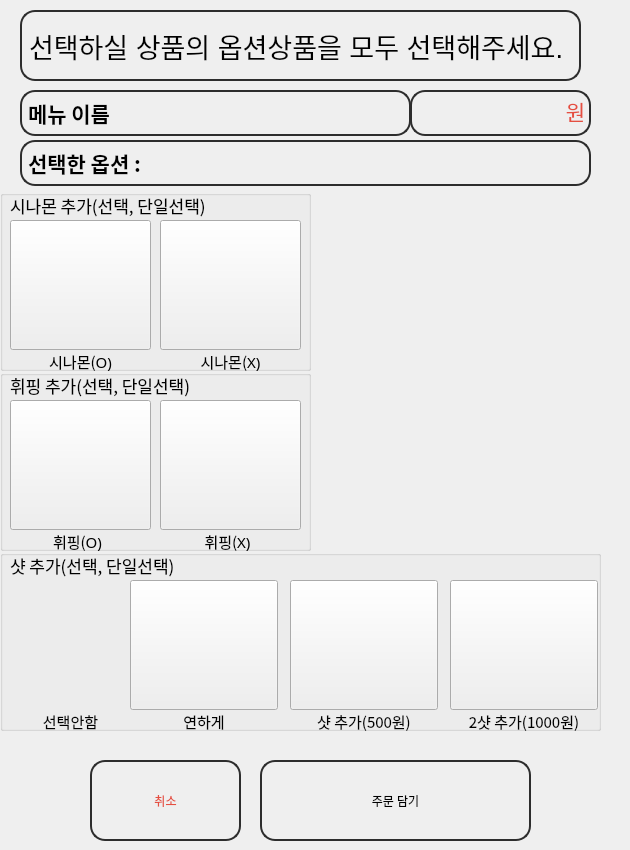
   <widget class="QWidget" name="page_8">
    <widget class="QLabel" name="label">
     <property name="geometry">
      <rect>
       <x>20</x>
       <y>10</y>
       <width>561</width>
       <height>71</height>
      </rect>
     </property>
     <property name="font">
      <font>
       <pointsize>20</pointsize>
      </font>
     </property>
     <property name="styleSheet">
      <string notr="true">border-radius:15px;
border: 2px solid rgb(45, 45, 45);
</string>
     </property>
     <property name="text">
      <string>선택하실 상품의 옵션상품을 모두 선택해주세요.</string>
     </property>
    </widget>
    <widget class="QLabel" name="menu_name_label">
     <property name="geometry">
      <rect>
       <x>20</x>
       <y>90</y>
       <width>391</width>
       <height>46</height>
      </rect>
     </property>
     <property name="minimumSize">
      <size>
       <width>0</width>
       <height>46</height>
      </size>
     </property>
     <property name="maximumSize">
      <size>
       <width>16777215</width>
       <height>46</height>
      </size>
     </property>
     <property name="font">
      <font>
       <family>Pretendard SemiBold</family>
       <pointsize>16</pointsize>
       <weight>75</weight>
       <bold>true</bold>
      </font>
     </property>
     <property name="styleSheet">
      <string notr="true">border-radius:15px;
border: 2px solid rgb(45, 45, 45);
</string>
     </property>
     <property name="text">
      <string>메뉴 이름</string>
     </property>
    </widget>
    <widget class="QLabel" name="menu_price_label">
     <property name="geometry">
      <rect>
       <x>410</x>
       <y>90</y>
       <width>181</width>
       <height>46</height>
      </rect>
     </property>
     <property name="maximumSize">
      <size>
       <width>16777215</width>
       <height>46</height>
      </size>
     </property>
     <property name="font">
      <font>
       <family>Pretendard SemiBold</family>
       <pointsize>16</pointsize>
       <weight>75</weight>
       <bold>true</bold>
      </font>
     </property>
     <property name="styleSheet">
      <string notr="true">border-radius:15px;
border: 2px solid rgb(45, 45, 45);

color:rgb(229, 79, 65);</string>
     </property>
     <property name="text">
      <string/>
     </property>
     <property name="alignment">
      <set>Qt::AlignCenter</set>
     </property>
    </widget>
    <widget class="QLabel" name="option_1_title">
     <property name="geometry">
      <rect>
       <x>10</x>
       <y>190</y>
       <width>211</width>
       <height>30</height>
      </rect>
     </property>
     <property name="minimumSize">
      <size>
       <width>0</width>
       <height>0</height>
      </size>
     </property>
     <property name="maximumSize">
      <size>
       <width>16777215</width>
       <height>30</height>
      </size>
     </property>
     <property name="font">
      <font>
       <family>Pretendard Medium</family>
       <pointsize>13</pointsize>
      </font>
     </property>
     <property name="styleSheet">
      <string notr="true">background-color: rgb(252, 8, 8, 0);</string>
     </property>
     <property name="text">
      <string>시나몬 추가(선택, 단일선택)</string>
     </property>
    </widget>
    <widget class="QLabel" name="option_1_label_1">
     <property name="geometry">
      <rect>
       <x>10</x>
       <y>350</y>
       <width>141</width>
       <height>34</height>
      </rect>
     </property>
     <property name="font">
      <font>
       <family>Pretendard Light</family>
       <pointsize>11</pointsize>
      </font>
     </property>
     <property name="styleSheet">
      <string notr="true">background-color: rgb(252, 8, 8, 0);</string>
     </property>
     <property name="text">
      <string>시나몬(O)</string>
     </property>
     <property name="alignment">
      <set>Qt::AlignHCenter|Qt::AlignTop</set>
     </property>
    </widget>
    <widget class="QLabel" name="option_1_label_2">
     <property name="geometry">
      <rect>
       <x>160</x>
       <y>350</y>
       <width>141</width>
       <height>34</height>
      </rect>
     </property>
     <property name="font">
      <font>
       <family>Pretendard Light</family>
       <pointsize>11</pointsize>
      </font>
     </property>
     <property name="styleSheet">
      <string notr="true">background-color: rgb(252, 8, 8, 0);</string>
     </property>
     <property name="text">
      <string>시나몬(X)</string>
     </property>
     <property name="alignment">
      <set>Qt::AlignHCenter|Qt::AlignTop</set>
     </property>
    </widget>
    <widget class="QLabel" name="option_1_label_3">
     <property name="geometry">
      <rect>
       <x>7</x>
       <y>530</y>
       <width>141</width>
       <height>34</height>
      </rect>
     </property>
     <property name="font">
      <font>
       <family>Pretendard Light</family>
       <pointsize>11</pointsize>
      </font>
     </property>
     <property name="styleSheet">
      <string notr="true">background-color: rgb(252, 8, 8, 0);</string>
     </property>
     <property name="text">
      <string>휘핑(O)</string>
     </property>
     <property name="alignment">
      <set>Qt::AlignHCenter|Qt::AlignTop</set>
     </property>
    </widget>
    <widget class="QLabel" name="option_1_label_4">
     <property name="geometry">
      <rect>
       <x>157</x>
       <y>530</y>
       <width>141</width>
       <height>34</height>
      </rect>
     </property>
     <property name="font">
      <font>
       <family>Pretendard Light</family>
       <pointsize>11</pointsize>
      </font>
     </property>
     <property name="styleSheet">
      <string notr="true">background-color: rgb(252, 8, 8, 0);</string>
     </property>
     <property name="text">
      <string>휘핑(X)</string>
     </property>
     <property name="alignment">
      <set>Qt::AlignHCenter|Qt::AlignTop</set>
     </property>
    </widget>
    <widget class="QLabel" name="option_1_label_5">
     <property name="geometry">
      <rect>
       <x>130</x>
       <y>710</y>
       <width>148</width>
       <height>34</height>
      </rect>
     </property>
     <property name="font">
      <font>
       <family>Pretendard Light</family>
       <pointsize>11</pointsize>
      </font>
     </property>
     <property name="styleSheet">
      <string notr="true">background-color: rgb(252, 8, 8, 0);</string>
     </property>
     <property name="text">
      <string>연하게</string>
     </property>
     <property name="alignment">
      <set>Qt::AlignHCenter|Qt::AlignTop</set>
     </property>
    </widget>
    <widget class="QLabel" name="option_1_label_6">
     <property name="geometry">
      <rect>
       <x>0</x>
       <y>710</y>
       <width>141</width>
       <height>34</height>
      </rect>
     </property>
     <property name="font">
      <font>
       <family>Pretendard Light</family>
       <pointsize>11</pointsize>
      </font>
     </property>
     <property name="styleSheet">
      <string notr="true">background-color: rgb(252, 8, 8, 0);</string>
     </property>
     <property name="text">
      <string>선택안함</string>
     </property>
     <property name="alignment">
      <set>Qt::AlignHCenter|Qt::AlignTop</set>
     </property>
    </widget>
    <widget class="QLabel" name="option_1_label_7">
     <property name="geometry">
      <rect>
       <x>290</x>
       <y>710</y>
       <width>148</width>
       <height>34</height>
      </rect>
     </property>
     <property name="font">
      <font>
       <family>Pretendard Light</family>
       <pointsize>11</pointsize>
      </font>
     </property>
     <property name="styleSheet">
      <string notr="true">background-color: rgb(252, 8, 8, 0);</string>
     </property>
     <property name="text">
      <string>샷 추가(500원)</string>
     </property>
     <property name="alignment">
      <set>Qt::AlignHCenter|Qt::AlignTop</set>
     </property>
    </widget>
    <widget class="QLabel" name="option_1_label_8">
     <property name="geometry">
      <rect>
       <x>450</x>
       <y>710</y>
       <width>148</width>
       <height>34</height>
      </rect>
     </property>
     <property name="font">
      <font>
       <family>Pretendard Light</family>
       <pointsize>11</pointsize>
      </font>
     </property>
     <property name="styleSheet">
      <string notr="true">background-color: rgb(252, 8, 8, 0);</string>
     </property>
     <property name="text">
      <string>2샷 추가(1000원)</string>
     </property>
     <property name="alignment">
      <set>Qt::AlignHCenter|Qt::AlignTop</set>
     </property>
    </widget>
    <widget class="QPushButton" name="pushButton_3">
     <property name="geometry">
      <rect>
       <x>260</x>
       <y>760</y>
       <width>271</width>
       <height>81</height>
      </rect>
     </property>
     <property name="styleSheet">
      <string notr="true">border-radius:15px;
border: 2px solid rgb(45, 45, 45);
</string>
     </property>
     <property name="text">
      <string>주문 담기</string>
     </property>
    </widget>
    <widget class="QPushButton" name="pushButton_4">
     <property name="geometry">
      <rect>
       <x>90</x>
       <y>760</y>
       <width>151</width>
       <height>81</height>
      </rect>
     </property>
     <property name="styleSheet">
      <string notr="true">border-radius:15px;
border: 2px solid rgb(45, 45, 45);
color:rgb(229, 79, 65);</string>
     </property>
     <property name="text">
      <string>취소</string>
     </property>
    </widget>
    <widget class="QLabel" name="label_67">
     <property name="geometry">
      <rect>
       <x>530</x>
       <y>80</y>
       <width>91</width>
       <height>61</height>
      </rect>
     </property>
     <property name="font">
      <font>
       <pointsize>16</pointsize>
      </font>
     </property>
     <property name="styleSheet">
      <string notr="true">
color:rgb(229, 79, 65);
background-color: rgb(252, 8, 8, 0);</string>
     </property>
     <property name="text">
      <string>원</string>
     </property>
     <property name="alignment">
      <set>Qt::AlignCenter</set>
     </property>
    </widget>
    <widget class="QLabel" name="label_68">
     <property name="geometry">
      <rect>
       <x>150</x>
       <y>150</y>
       <width>361</width>
       <height>31</height>
      </rect>
     </property>
     <property name="styleSheet">
      <string notr="true">background-color: rgb(252, 8, 8, 0);</string>
     </property>
     <property name="text">
      <string/>
     </property>
    </widget>
    <widget class="QLabel" name="menu_name_label_2">
     <property name="geometry">
      <rect>
       <x>20</x>
       <y>140</y>
       <width>571</width>
       <height>46</height>
      </rect>
     </property>
     <property name="minimumSize">
      <size>
       <width>0</width>
       <height>46</height>
      </size>
     </property>
     <property name="maximumSize">
      <size>
       <width>16777215</width>
       <height>46</height>
      </size>
     </property>
     <property name="font">
      <font>
       <family>Pretendard SemiBold</family>
       <pointsize>16</pointsize>
       <weight>75</weight>
       <bold>true</bold>
      </font>
     </property>
     <property name="styleSheet">
      <string notr="true">border-radius:15px;
border: 2px solid rgb(45, 45, 45);
</string>
     </property>
     <property name="text">
      <string>선택한 옵션 :</string>
     </property>
    </widget>
    <widget class="QGroupBox" name="groupBox">
     <property name="geometry">
      <rect>
       <x>0</x>
       <y>190</y>
       <width>311</width>
       <height>181</height>
      </rect>
     </property>
     <property name="title">
      <string/>
     </property>
     <widget class="QPushButton" name="cinnamon">
      <property name="geometry">
       <rect>
        <x>10</x>
        <y>30</y>
        <width>141</width>
        <height>130</height>
       </rect>
      </property>
      <property name="minimumSize">
       <size>
        <width>0</width>
        <height>130</height>
       </size>
      </property>
      <property name="maximumSize">
       <size>
        <width>16777215</width>
        <height>130</height>
       </size>
      </property>
      <property name="cursor">
       <cursorShape>OpenHandCursor</cursorShape>
      </property>
      <property name="text">
       <string/>
      </property>
      <property name="icon">
       <iconset>
        <normaloff>../../다운로드/cinnamon.jpg</normaloff>../../다운로드/cinnamon.jpg</iconset>
      </property>
      <property name="iconSize">
       <size>
        <width>148</width>
        <height>130</height>
       </size>
      </property>
      <property name="checkable">
       <bool>false</bool>
      </property>
     </widget>
     <widget class="QPushButton" name="cinnamon_n_2">
      <property name="geometry">
       <rect>
        <x>160</x>
        <y>30</y>
        <width>141</width>
        <height>130</height>
       </rect>
      </property>
      <property name="minimumSize">
       <size>
        <width>0</width>
        <height>130</height>
       </size>
      </property>
      <property name="maximumSize">
       <size>
        <width>16777215</width>
        <height>130</height>
       </size>
      </property>
      <property name="cursor">
       <cursorShape>OpenHandCursor</cursorShape>
      </property>
      <property name="text">
       <string/>
      </property>
      <property name="icon">
       <iconset>
        <normaloff>../../다운로드/cinnamon.jpg</normaloff>../../다운로드/cinnamon.jpg</iconset>
      </property>
      <property name="iconSize">
       <size>
        <width>148</width>
        <height>130</height>
       </size>
      </property>
      <property name="checkable">
       <bool>false</bool>
      </property>
     </widget>
    </widget>
    <widget class="QGroupBox" name="groupBox2">
     <property name="geometry">
      <rect>
       <x>0</x>
       <y>370</y>
       <width>311</width>
       <height>181</height>
      </rect>
     </property>
     <property name="title">
      <string/>
     </property>
     <widget class="QPushButton" name="cinnamon_n_3">
      <property name="geometry">
       <rect>
        <x>10</x>
        <y>30</y>
        <width>141</width>
        <height>130</height>
       </rect>
      </property>
      <property name="minimumSize">
       <size>
        <width>0</width>
        <height>130</height>
       </size>
      </property>
      <property name="maximumSize">
       <size>
        <width>16777215</width>
        <height>130</height>
       </size>
      </property>
      <property name="cursor">
       <cursorShape>OpenHandCursor</cursorShape>
      </property>
      <property name="text">
       <string/>
      </property>
      <property name="icon">
       <iconset>
        <normaloff>../../다운로드/Whipped-Cream.jpg</normaloff>../../다운로드/Whipped-Cream.jpg</iconset>
      </property>
      <property name="iconSize">
       <size>
        <width>148</width>
        <height>130</height>
       </size>
      </property>
      <property name="checkable">
       <bool>false</bool>
      </property>
     </widget>
     <widget class="QPushButton" name="cinnamon_n_4">
      <property name="geometry">
       <rect>
        <x>160</x>
        <y>30</y>
        <width>141</width>
        <height>130</height>
       </rect>
      </property>
      <property name="minimumSize">
       <size>
        <width>0</width>
        <height>130</height>
       </size>
      </property>
      <property name="maximumSize">
       <size>
        <width>16777215</width>
        <height>130</height>
       </size>
      </property>
      <property name="cursor">
       <cursorShape>OpenHandCursor</cursorShape>
      </property>
      <property name="text">
       <string/>
      </property>
      <property name="icon">
       <iconset>
        <normaloff>../../다운로드/Whipped-Cream.jpg</normaloff>../../다운로드/Whipped-Cream.jpg</iconset>
      </property>
      <property name="iconSize">
       <size>
        <width>148</width>
        <height>130</height>
       </size>
      </property>
      <property name="checkable">
       <bool>false</bool>
      </property>
     </widget>
    </widget>
    <widget class="QLabel" name="option_1_title_3">
     <property name="geometry">
      <rect>
       <x>10</x>
       <y>370</y>
       <width>211</width>
       <height>30</height>
      </rect>
     </property>
     <property name="minimumSize">
      <size>
       <width>0</width>
       <height>0</height>
      </size>
     </property>
     <property name="maximumSize">
      <size>
       <width>16777215</width>
       <height>30</height>
      </size>
     </property>
     <property name="font">
      <font>
       <family>Pretendard Medium</family>
       <pointsize>13</pointsize>
      </font>
     </property>
     <property name="styleSheet">
      <string notr="true">background-color: rgb(252, 8, 8, 0);</string>
     </property>
     <property name="text">
      <string>휘핑 추가(선택, 단일선택)</string>
     </property>
    </widget>
    <widget class="QGroupBox" name="groupBox3">
     <property name="geometry">
      <rect>
       <x>0</x>
       <y>550</y>
       <width>601</width>
       <height>181</height>
      </rect>
     </property>
     <property name="title">
      <string/>
     </property>
     <widget class="QPushButton" name="cinnamon_n_5">
      <property name="geometry">
       <rect>
        <x>0</x>
        <y>30</y>
        <width>131</width>
        <height>130</height>
       </rect>
      </property>
      <property name="minimumSize">
       <size>
        <width>0</width>
        <height>130</height>
       </size>
      </property>
      <property name="maximumSize">
       <size>
        <width>16777215</width>
        <height>130</height>
       </size>
      </property>
      <property name="cursor">
       <cursorShape>OpenHandCursor</cursorShape>
      </property>
      <property name="styleSheet">
       <string notr="true">border-radius:15px;
border: 2px solid rgb(45, 45, 45,0);
</string>
      </property>
      <property name="text">
       <string/>
      </property>
      <property name="icon">
       <iconset>
        <normaloff>../../다운로드/forbidden_gray.png</normaloff>../../다운로드/forbidden_gray.png</iconset>
      </property>
      <property name="iconSize">
       <size>
        <width>130</width>
        <height>120</height>
       </size>
      </property>
      <property name="checkable">
       <bool>false</bool>
      </property>
     </widget>
     <widget class="QPushButton" name="cinnamon_n_6">
      <property name="geometry">
       <rect>
        <x>130</x>
        <y>30</y>
        <width>148</width>
        <height>130</height>
       </rect>
      </property>
      <property name="minimumSize">
       <size>
        <width>0</width>
        <height>130</height>
       </size>
      </property>
      <property name="maximumSize">
       <size>
        <width>16777215</width>
        <height>130</height>
       </size>
      </property>
      <property name="cursor">
       <cursorShape>OpenHandCursor</cursorShape>
      </property>
      <property name="text">
       <string/>
      </property>
      <property name="icon">
       <iconset>
        <normaloff>../../다운로드/one_shot.jpg</normaloff>../../다운로드/one_shot.jpg</iconset>
      </property>
      <property name="iconSize">
       <size>
        <width>250</width>
        <height>130</height>
       </size>
      </property>
      <property name="checkable">
       <bool>false</bool>
      </property>
     </widget>
     <widget class="QPushButton" name="cinnamon_n_7">
      <property name="geometry">
       <rect>
        <x>290</x>
        <y>30</y>
        <width>148</width>
        <height>130</height>
       </rect>
      </property>
      <property name="minimumSize">
       <size>
        <width>0</width>
        <height>130</height>
       </size>
      </property>
      <property name="maximumSize">
       <size>
        <width>16777215</width>
        <height>130</height>
       </size>
      </property>
      <property name="cursor">
       <cursorShape>OpenHandCursor</cursorShape>
      </property>
      <property name="text">
       <string/>
      </property>
      <property name="icon">
       <iconset>
        <normaloff>../../다운로드/one_shot.jpg</normaloff>../../다운로드/one_shot.jpg</iconset>
      </property>
      <property name="iconSize">
       <size>
        <width>250</width>
        <height>130</height>
       </size>
      </property>
      <property name="checkable">
       <bool>false</bool>
      </property>
     </widget>
     <widget class="QPushButton" name="cinnamon_n_8">
      <property name="geometry">
       <rect>
        <x>450</x>
        <y>30</y>
        <width>148</width>
        <height>130</height>
       </rect>
      </property>
      <property name="minimumSize">
       <size>
        <width>0</width>
        <height>130</height>
       </size>
      </property>
      <property name="maximumSize">
       <size>
        <width>16777215</width>
        <height>130</height>
       </size>
      </property>
      <property name="cursor">
       <cursorShape>OpenHandCursor</cursorShape>
      </property>
      <property name="text">
       <string/>
      </property>
      <property name="icon">
       <iconset>
        <normaloff>../../다운로드/double_shot.png</normaloff>../../다운로드/double_shot.png</iconset>
      </property>
      <property name="iconSize">
       <size>
        <width>250</width>
        <height>130</height>
       </size>
      </property>
      <property name="checkable">
       <bool>false</bool>
      </property>
     </widget>
     <widget class="QLabel" name="option_1_title_4">
      <property name="geometry">
       <rect>
        <x>10</x>
        <y>0</y>
        <width>211</width>
        <height>30</height>
       </rect>
      </property>
      <property name="minimumSize">
       <size>
        <width>0</width>
        <height>0</height>
       </size>
      </property>
      <property name="maximumSize">
       <size>
        <width>16777215</width>
        <height>30</height>
       </size>
      </property>
      <property name="font">
       <font>
        <family>Pretendard Medium</family>
        <pointsize>13</pointsize>
       </font>
      </property>
      <property name="styleSheet">
       <string notr="true">background-color: rgb(252, 8, 8, 0);</string>
      </property>
      <property name="text">
       <string>샷 추가(선택, 단일선택)</string>
      </property>
     </widget>
    </widget>
    <widget class="QLabel" name="label_14">
     <property name="geometry">
      <rect>
       <x>150</x>
       <y>146</y>
       <width>131</width>
       <height>31</height>
      </rect>
     </property>
     <property name="styleSheet">
      <string notr="true">background-color: rgb(252, 8, 8, 0);</string>
     </property>
     <property name="text">
      <string/>
     </property>
    </widget>
    <widget class="QLabel" name="label_15">
     <property name="geometry">
      <rect>
       <x>290</x>
       <y>146</y>
       <width>141</width>
       <height>31</height>
      </rect>
     </property>
     <property name="styleSheet">
      <string notr="true">background-color: rgb(252, 8, 8, 0);</string>
     </property>
     <property name="text">
      <string/>
     </property>
    </widget>
    <widget class="QLabel" name="label_69">
     <property name="geometry">
      <rect>
       <x>440</x>
       <y>146</y>
       <width>141</width>
       <height>31</height>
      </rect>
     </property>
     <property name="styleSheet">
      <string notr="true">background-color: rgb(252, 8, 8, 0);</string>
     </property>
     <property name="text">
      <string/>
     </property>
    </widget>
    <zorder>menu_price_label</zorder>
    <zorder>groupBox3</zorder>
    <zorder>groupBox2</zorder>
    <zorder>groupBox</zorder>
    <zorder>menu_name_label_2</zorder>
    <zorder>option_1_title</zorder>
    <zorder>option_1_label_1</zorder>
    <zorder>option_1_label_2</zorder>
    <zorder>option_1_label_3</zorder>
    <zorder>option_1_label_4</zorder>
    <zorder>option_1_label_5</zorder>
    <zorder>option_1_label_6</zorder>
    <zorder>option_1_label_7</zorder>
    <zorder>option_1_label_8</zorder>
    <zorder>pushButton_3</zorder>
    <zorder>pushButton_4</zorder>
    <zorder>label_67</zorder>
    <zorder>menu_name_label</zorder>
    <zorder>label</zorder>
    <zorder>label_68</zorder>
    <zorder>option_1_title_3</zorder>
    <zorder>label_14</zorder>
    <zorder>label_15</zorder>
    <zorder>label_69</zorder>
   </widget>
